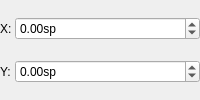
<?xml version="1.0" encoding="UTF-8"?>
<ui version="4.0">
 <class>OffsetSelect</class>
 <widget class="QWidget" name="OffsetSelect">
  <layout class="QGridLayout" name="gridLayout">
   <property name="leftMargin">
    <number>0</number>
   </property>
   <property name="topMargin">
    <number>0</number>
   </property>
   <property name="rightMargin">
    <number>0</number>
   </property>
   <property name="bottomMargin">
    <number>0</number>
   </property>
   <property name="spacing">
    <number>3</number>
   </property>
   <item row="0" column="0">
    <widget class="QLabel" name="label">
     <property name="text">
      <string>X:</string>
     </property>
    </widget>
   </item>
   <item row="0" column="1">
    <widget class="QDoubleSpinBox" name="xVal">
     <property name="sizePolicy">
      <sizepolicy hsizetype="Expanding" vsizetype="Fixed">
       <horstretch>0</horstretch>
       <verstretch>0</verstretch>
      </sizepolicy>
     </property>
     <property name="accessibleName">
      <string>Horizontal offset</string>
     </property>
     <property name="suffix">
      <string>sp</string>
     </property>
     <property name="minimum">
      <double>-999.000000000000000</double>
     </property>
     <property name="maximum">
      <double>999.990000000000009</double>
     </property>
     <property name="singleStep">
      <double>0.500000000000000</double>
     </property>
    </widget>
   </item>
   <item row="1" column="1">
    <widget class="QDoubleSpinBox" name="yVal">
     <property name="sizePolicy">
      <sizepolicy hsizetype="Expanding" vsizetype="Fixed">
       <horstretch>0</horstretch>
       <verstretch>0</verstretch>
      </sizepolicy>
     </property>
     <property name="accessibleName">
      <string>Vertical offset</string>
     </property>
     <property name="suffix">
      <string>sp</string>
     </property>
     <property name="minimum">
      <double>-999.000000000000000</double>
     </property>
     <property name="maximum">
      <double>999.990000000000009</double>
     </property>
     <property name="singleStep">
      <double>0.500000000000000</double>
     </property>
    </widget>
   </item>
   <item row="1" column="0">
    <widget class="QLabel" name="label_2">
     <property name="text">
      <string>Y:</string>
     </property>
    </widget>
   </item>
  </layout>
 </widget>
 <resources/>
 <connections/>
</ui>
